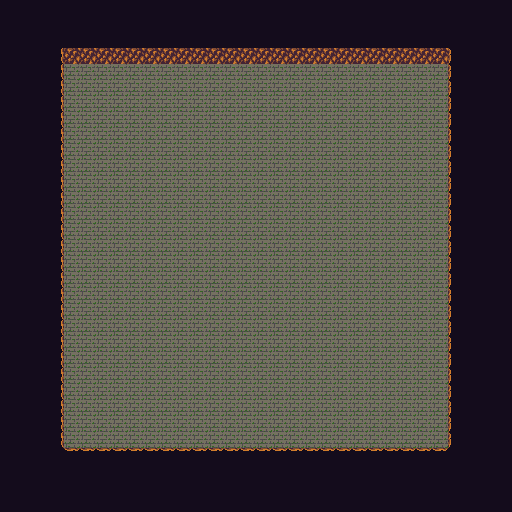

A level layout from a 2D game, rendered from its tile map. Below: a short description, then the map file with tile-grid data replaced by summaries:
An orthogonal 32x32 tile map with 16x16 px tiles, 3 tile layers (Tile Layer 1, Tile Layer 2, Tile Layer 3).

<map version="1.0" orientation="orthogonal" width="32" height="32" tilewidth="16" tileheight="16">
 <properties>
  <property name="Cave" value="Cave" />
 </properties>
 <tileset firstgid="1" name="basictiles_1" tilewidth="16" tileheight="16">
  <image source="basictiles_1.png" width="128" height="240" />
  <tile id="15">
   <properties>
    <property name="wall" value="wall" />
   </properties>
  </tile>
  <tile id="22">
   <properties>
    <property name="pit" value="pit" />
   </properties>
  </tile>
  <tile id="25">
   <properties>
    <property name="wall" value="wall" />
   </properties>
  </tile>
  <tile id="32">
   <properties>
    <property name="wall" value="wall" />
   </properties>
  </tile>
  <tile id="34">
   <properties>
    <property name="wall" value="wall" />
   </properties>
  </tile>
 </tileset>
 <layer name="Tile Layer 1" width="32" height="32">
  <data>[1024 cells, 1024 non-empty, 1 distinct tile ids]</data>
 </layer>
 <layer name="Tile Layer 2" width="32" height="32">
  <data>[1024 cells, 576 non-empty, 1 distinct tile ids]</data>
 </layer>
 <layer name="Tile Layer 3" width="32" height="32">
  <data>[1024 cells, 98 non-empty, 4 distinct tile ids]</data>
 </layer>
</map>
